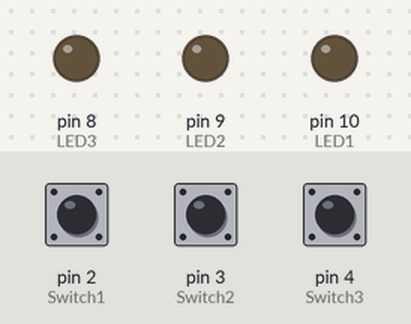
This sketch was run on a simulated Arduino Uno, built with avr-gcc and run on an emulated ATmega328P. Shown: output pins drawn as LEDs (lit = HIGH). Dashed ring = blinking. Inputs (shaded band) come from the test bench; at power-on: pin 2 (Switch1) LOW, pin 3 (Switch2) LOW, pin 4 (Switch3) LOW.

Above: at 1.2 s.
1.3 s: pin 2 (Switch1) pulled HIGH for 0.15 s
At 1.37 s:
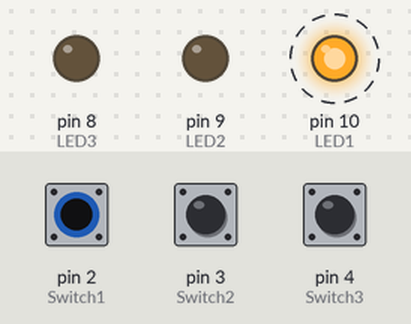
4.3 s: pin 3 (Switch2) pulled HIGH for 0.15 s
At 5.1 s:
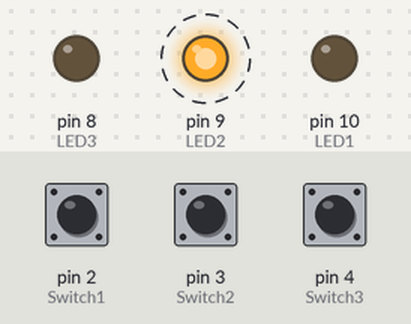
7.4 s: pin 4 (Switch3) pulled HIGH for 3.2 s
At 9.7 s:
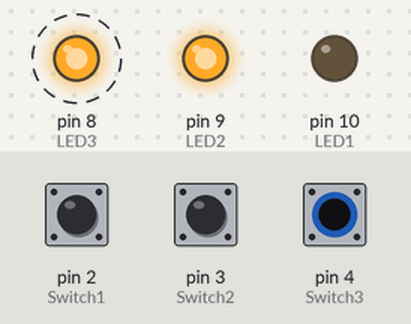
12.3 s: pin 2 (Switch1) pulled HIGH for 3.2 s
At 13.35 s:
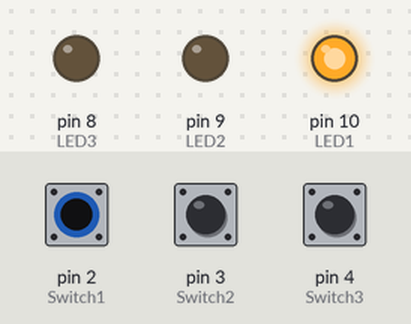
17.0 s: pin 3 (Switch2) pulled HIGH for 1 s
At 17.6 s:
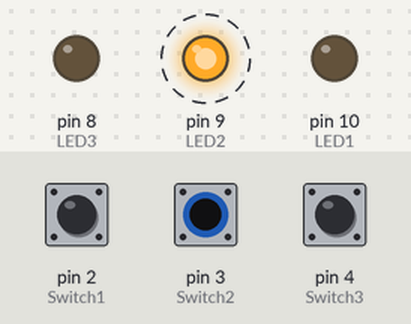
21.0 s: pin 2 (Switch1) pulled HIGH for 3.2 s
At 22.07 s:
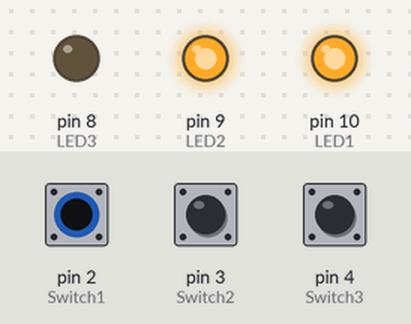
Timing chart, 0 to 26.7 s (numbered marks = the images above; inputs shaded):
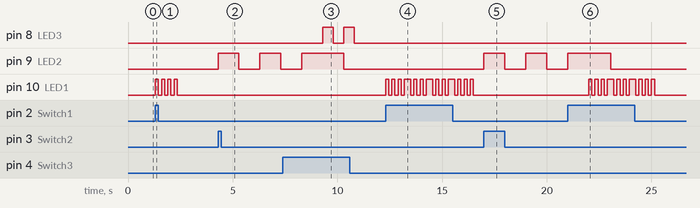

The sketch:

3_Switchs_3_LEDs_-_Day_4.ino
```cpp
int LED1 = 10; //pins 10-12 are to be LED outputs
int LED2 = 9;
int LED3 =8;
int Switch1 = 2;  //pins 2-4 are to be switch inputs
int Switch2 = 3;
int Switch3 = 4;

void setup() {
//now setup our input and output pins accordingly
 pinMode(LED1, OUTPUT);
 pinMode(LED2, OUTPUT);
 pinMode(LED3, OUTPUT);
 pinMode(Switch1, INPUT);
 pinMode(Switch2, INPUT);
 pinMode(Switch3, INPUT);

}

void loop() {
 //now within loop() we'll take actions based on the status of the switches

//testing...

  if (digitalRead(Switch1) == HIGH){     //check switch #1
  digitalWrite(LED1, HIGH);
  delay(150);
  digitalWrite(LED1, LOW);
  delay(150);
  digitalWrite(LED1, HIGH);
  delay(150);
  digitalWrite(LED1, LOW);
  delay(150);
  digitalWrite(LED1, HIGH);
  delay(150);
  digitalWrite(LED1, LOW);
  delay(150);
  digitalWrite(LED1, HIGH);
  delay(150);

   // turn LED ON
 }
 else {
  digitalWrite(LED1, LOW); // turn LED OFF
 }

  if (digitalRead(Switch2) == HIGH){     //check switch #2
  digitalWrite(LED2, HIGH);
  delay(1000);
  digitalWrite(LED2, LOW);
  delay(1000);
  digitalWrite(LED2, HIGH);
  delay(1000);
  digitalWrite(LED2, LOW);
  delay(1000);
  digitalWrite(LED2, HIGH);
  delay(1000);
  // turn LED ON
 }
 else {
  digitalWrite(LED2, LOW); // turn LED OFF
 }

  if (digitalRead(Switch3) == HIGH){     //check switch #3
  digitalWrite(LED3, HIGH);
  delay(500);
  digitalWrite(LED3, LOW);
  delay(500);
   // turn LED ON
 }
 else {
  digitalWrite(LED3, LOW); // turn LED OFF
 }


}
```

Measured:
- after the input at 1.3 s, pin 10 (LED1): alternates HIGH for 0.15 s and LOW for 0.15 s, 8 changes in all, then stays LOW, starting at once
- after the input at 4.3 s, pin 9 (LED2): alternates HIGH for 1.0 s and LOW for 1.0 s, starting at once
- after the input at 7.4 s, pin 8 (LED3): alternates HIGH for 0.50 s and LOW for 0.50 s, 4 changes in all, then stays LOW, starting after 1.9 s
- after the input at 12.3 s, pin 10 (LED1): LOW → HIGH at once, then repeats every 1.1 s: HIGH 0.30 s, LOW 0.15 s, HIGH 0.15 s, LOW 0.15 s, HIGH 0.15 s, LOW 0.15 s
- after the input at 17.0 s, pin 9 (LED2): alternates HIGH for 1.0 s and LOW for 1.0 s, starting at once
- after the input at 21.0 s, pin 10 (LED1): LOW → HIGH after 1.0 s, → LOW 0.15 s later, → HIGH 0.15 s later, → LOW 0.15 s later, … (20 changes in this stretch)
